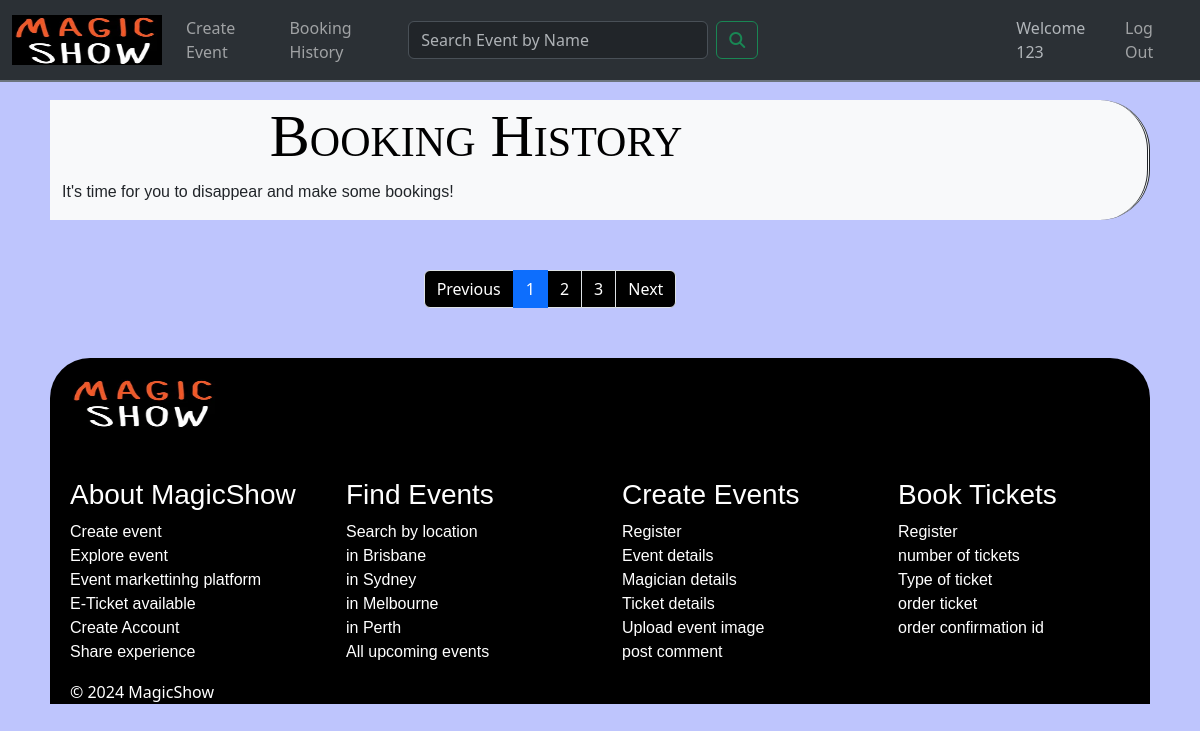
The app's page /history (signed in), older data.
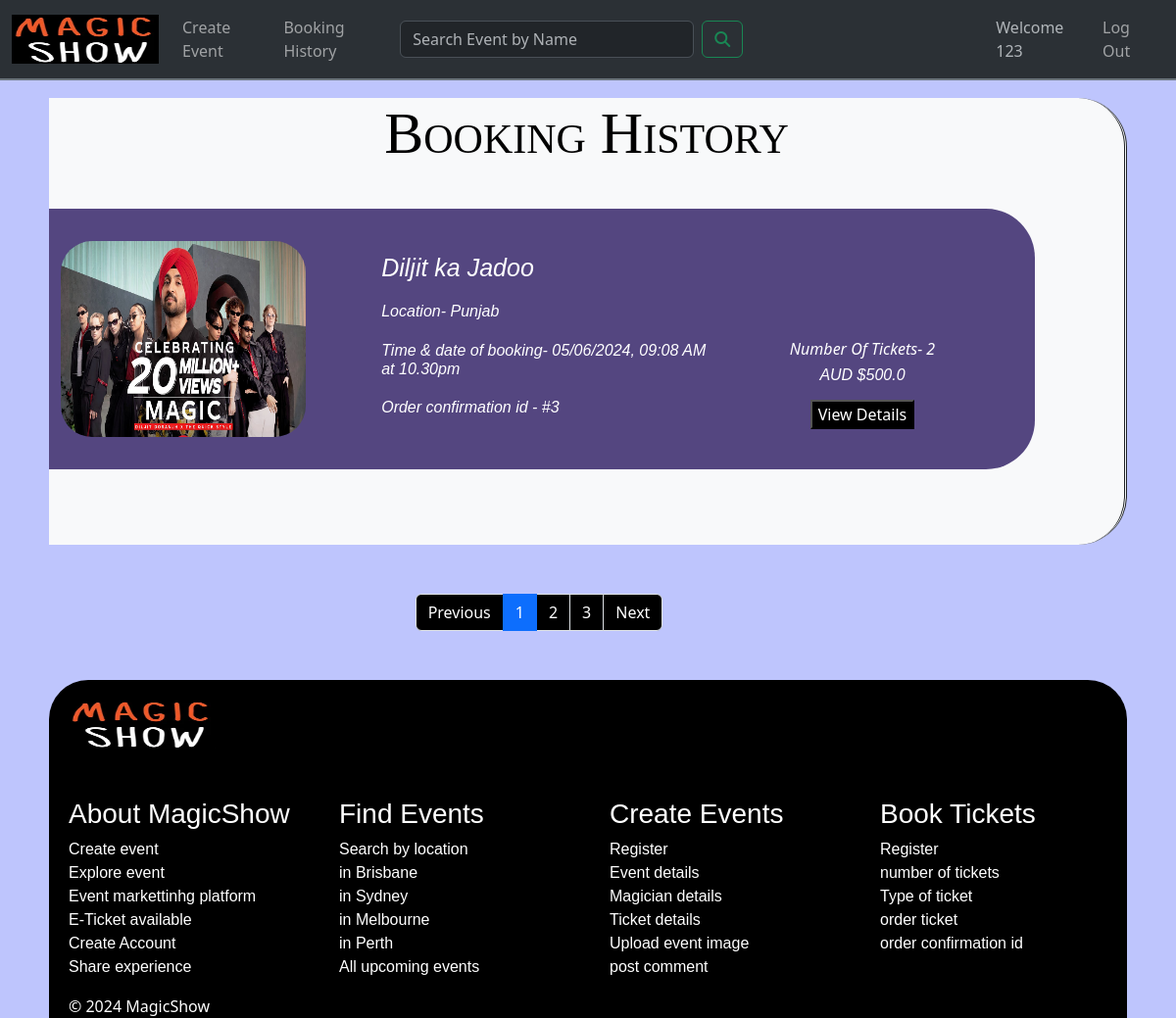
The same page, newer data.
### website/models.py (models this page shows, shortened)
class User(db.Model, UserMixin):
    __tablename__ = 'users'
    id = db.Column(db.Integer, primary_key=True, nullable=False)
    userName = db.Column(db.String(100), index=True, nullable=False)
    emailid = db.Column(db.String(100), index=True, unique=True, nullable=False)
    contactNumber = db.Column(db.String(100))
    password_hash = db.Column(db.String(255), nullable=False)
    address = db.Column(db.String(255))
    bookings = db.relationship('Booking', backref='user')
    comments = db.relationship('Comment', backref='user')

class Booking(db.Model):
    __tablename__ = 'bookings'
    id = db.Column(db.Integer, primary_key=True)
    booked_at = db.Column(db.DateTime, default=datetime.now())
    numTickets = db.Column(db.Integer)
    totalPrice = db.Column(db.Float)
    userid = db.Column(db.Integer, db.ForeignKey('users.id'))
    eventid = db.Column(db.Integer, db.ForeignKey('events.id'))

class Event(db.Model):
    __tablename__ = 'events'
    id = db.Column(db.Integer, primary_key=True, nullable=False)
    userid = db.Column(db.Integer, db.ForeignKey('users.id'))
    eventName = db.Column(db.String(80))
    eventstartDateTime = db.Column(db.DateTime, nullable=False)
    eventendDateTime = db.Column(db.DateTime, nullable=False)
    eventType = db.Column(db.String(50))
    eventLocation = db.Column(db.String(200))
    description = db.Column(db.String(200))
    ticketQuantity = db.Column(db.Integer)
    ticketsAvailable = db.Column(db.Integer)
    ticketPrice = db.Column(db.Float)
    eventImage = db.Column(db.String(400))
    eventStatus = db.Column(db.String(10))
    bookings = db.relationship('Booking', backref='event')
    comments = db.relationship('Comment', backref='event')

### website/views.py (the view)
@mainbp.route('/history')
@login_required
def history():
    bookings = Booking.query.filter_by(userid=current_user.id).all()
    return render_template('bhistory.html', bookings=bookings)

### website/templates/bhistory.html
{% extends 'base.html' %}
 {% block content %}
  <main>
    <div id="history1" class="container-fluid d-flex bg-white bg-body-tertiary col-md-11">
      <div class="row">
        <h1 id="book1">Booking History</h1>
        {% if bookings %}
        {% for booking in bookings %}
        <div id="first" class="d-flex col-md-11">
          <div class="col-lg-4 col-md-6 col-sm-6">
            <img class="rounded-5" src="{{'..'+booking.event.eventImage}}" alt="event1" width="250px" height="200px">
          </div>
          <div class="col-lg-5 col-md-2">
            <h6 id="write4">{{booking.event.eventName}}</h6>
            <h6 id="write3">Location- {{booking.event.eventLocation}}</h6>
            <h6 id="write3">Time & date of booking- {{booking.booked_at.strftime("%d/%m/%Y, %H:%M %p")}}<br>
            at 10.30pm</h6>
            <h6 id="write3">Order confirmation id - #{{booking.id}}</h6>
          </div>
          <div id="price" class="col-lg-2 col-md-4">
            <h7 id="write3">Number Of Tickets- {{booking.numTickets}}</h7>
            <h6 id="write3">AUD ${{booking.totalPrice}}</h6>
            <a href="{{url_for('event.show', id=booking.event.id)}}"><button class="btnb">View Details</button></a>
          </div>
        </div>
        {% endfor %}
        {% else %}
        <p>It's time for you to disappear and make some bookings!</p>
        {% endif %}
      </div>
    </div>
    <div class="col-md-10">
      <ul class="pagination justify-content-center">
        <li class="page-item">
          <a class="page-link">Previous</a>
        </li>
        <li class="page-item"><a class="page-link active" href="#">1</a></li>
        <li class="page-item"><a class="page-link" href="#">2</a></li>
        <li class="page-item"><a class="page-link" href="#">3</a></li>
        <li class="page-item">
          <a class="page-link" href="#">Next</a>
        </li>
      </ul>
    </div>
  </main>
{% endblock %}

### website/templates/base.html (shortened to what this page needs)
<!DOCTYPE html>
<html lang="en">
<head>
  <link href="https://cdn.jsdelivr.net/npm/bootstrap@5.3.3/dist/css/bootstrap.min.css" rel="stylesheet">
  <link rel="stylesheet" href="{{ url_for('static', filename='style.css')}}">
</head>
<body>
    <header>
        <nav class="navbar navbar-custom navbar-expand-lg bg-body-tertiary fixed-top bg-dark" data-bs-theme="dark">
            <div class="container-fluid">
              <a class="navbar-brand" href="{{url_for('main.index')}}">
                <img src="{{url_for('static', filename='img/logo.png')}}" alt="MagicShow" width="150" height="50">
              </a>
              <div class="collapse navbar-collapse" id="navbarSupportedContent">
                <ul class="navbar-nav ms-auto mb-2 mb-lg-0">
                  <li class="nav-item">
                    <a class="nav-link" href="{{ url_for('event.create')}}">Create Event</a>
                  </li>
                  <li class="nav-item">
                    <a class="nav-link" href="{{ url_for('main.history')}}">Booking History</a>
                  </li>
                </ul>
              </div>
              <form class="d-flex" role="search" action="{{url_for('main.search')}}">
                <input class="form-control me-2" style="width:50%;" type="search" name="search" id="SearchForm" placeholder="Search Event by Name" aria-label="Search">
                <button class="btn btn-outline-success" type="submit"><i class="fa-solid fa-magnifying-glass"></i></button>
              </form>
              <div class="collapse navbar-collapse" id="navbarSupportedContent">
                <ul class="navbar-nav ms-auto mb-2 mb-lg-0">
                  {% if current_user.is_authenticated %}
                  <li class="nav-item">
                     <a class="nav-link disabled text-muted" href="#">Welcome {{current_user.userName}}</a>
                  </li>
                  <li>
                     <a class="nav-link" href="{{ url_for('auth.logout') }}">Log Out</a>
                  </li>
                  {% endif %}
                </ul>
              </div>
            </div>
          </nav>
    </header>
    {% block content %}
    {% endblock %}
    <footer class="footer">
        <section class="top">
            <img id="footerimage" src="{{url_for('static', filename='img/logo.png')}}" width="150" height="50" >
            <div class="footer">
              <div class="row footerrow text-left">
                <div class="col-lg-3 col-md-6 mb-4 mb-md-0">
                  <h3>About MagicShow</h3>
                   <ul class="list-unstyled">
                    <li> <a>Create event</a> </li>
                    <li> <a>Explore event</a> </li>
                    <li> <a>Event markettinhg platform</a> </li>
                    <li> <a>E-Ticket available</a> </li>
                    <li> <a>Create Account</a> </li>
                    <li> <a>Share experience</a> </li>
                  </ul>
                </div>
                <div class="col-lg-3 col-md-6 mb-4 mb-md-0">
                  <h3>Find Events</h3>
                    <ul class="list-unstyled">
                    <li> <a>Search by location</a> </li>
                    <li>  <a>in Brisbane</a> </li>
                    <li>  <a>in Sydney</a> </li>
                    <li>  <a>in Melbourne</a> </li>
                    <li>  <a>in Perth</a> </li>
                    <li>  <a>All upcoming events</a> </li>
                    </ul>
                </div>
                <div class="col-lg-3 col-md-6 mb-4 mb-md-0">
                  <h3>Create Events</h3>
                    <ul class="list-unstyled">
                    <li> <a>Register</a> </li>
                    <li>  <a>Event details</a> </li>
                    <li>  <a>Magician details</a> </li>
                    <li>  <a>Ticket details</a> </li>
                    <li>  <a>Upload event image</a> </li>
                    <li>  <a>post comment</a> </li>
                    </ul>
                </div>
                <div class="col-lg-3 col-md-6 mb-4 mb-md-0">
                  <h3>Book Tickets</h3>
                    <ul class="list-unstyled">
                      <li> <a>Register</a> </li>
                      <li>  <a>number of tickets</a> </li>
                      <li>  <a>Type of ticket</a> </li>
                    <li>  <a>order ticket</a> </li>
                    <li>  <a>order confirmation id</a> </li>
                    </ul>
                </div>
              </div>
            </div>
          </section>
          <section class="bottom">© 2024 MagicShow</section>
    </footer>
</body>
</html>

### website/static/style.css (style rules this page uses)
body { background-color: rgba(2, 31, 248, 0.253); }
.navbar-custom { background-color: black; border-bottom: 2px solid #6c757d; }
.navbar-custom .nav-link { color: #ffffff8d; transition: color 0.3s ease; }
.top { border-top-left-radius:40px; border-top-right-radius:40px; margin-left:50px; margin-top: 50px; margin-right:50px; background-color: black; }
.footerrow { margin-top:50px; padding-left:20px; color:white }
.bottom { margin-left:50px; margin-right:50px; padding-left:20px; background-color: black; color:white; }
#footerimage { margin-left:20px; margin-top:20px; }
form { width:90%; max-width: 600px; }
input,textarea { width:100%; padding:10px; outline:100px; border: 1px #fff #000000; color: #040000; background:transparent; font-size:15px; }
#history1 { margin-top:100px; border: left 0; border-top-right-radius: 50px; border-bottom-right-radius: 50px; border-right-style:double; }
#first { background-color:rgba(53, 36, 105, 0.841); margin-top:3%; margin-bottom:7%; border-top-right-radius: 50px; border-bottom-right-radius: 50px; padding-top:3%; padding-bottom:3%; margin-right:3%; color:white; }
#price { text-align:center; padding-top:10%; }
#book1 { color:black; text-align: center; font-variant: small-caps; font-size: 60px; }
.pagination { align-items: center; margin-top:5%; margin-left:10%; }
.page-link { background-color:black; color:white; }
.btnb { background-color: black; color:white; margin-top:5%; }
h1 { font-family:Georgia, 'Times New Roman', Times, serif; }
h6 { font-family:'Trebuchet MS', 'Lucida Sans Unicode', 'Lucida Grande', 'Lucida Sans', Arial, sans-serif; }
h3 { font-family:'Trebuchet MS', 'Lucida Sans Unicode', 'Lucida Grande', 'Lucida Sans', Arial, sans-serif; }
.list-unstyled { font-family:'Trebuchet MS', 'Lucida Sans Unicode', 'Lucida Grande', 'Lucida Sans', Arial, sans-serif; }
#write3 { font-style: italic; padding-top:3%; }
#write4 { font-style:italic; padding-top:3%; font-size: 25px; }

Row changes from the older to the newer data that the page shows:
added Booking: eventImage (picture), event.eventName "Diljit ka Jadoo", event.eventLocation "Punjab", booked_at "05/06/2024, 09:08 AM", id "3", numTickets "2", totalPrice "500.0"
Text that changed along with them:
text no longer shown: "It's time for you to disappear and make some bookings!"
